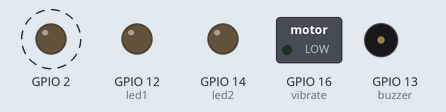
The sketch below on a simulated ESP8266 (NodeMCU). On the bench: switched loads named in the sketch (green lamp = pin HIGH), output pins drawn as LEDs (lit = HIGH), buzzer (waves = sounding, pin HIGH). Dashed ring = blinking. WiFi joins after 1.5 s; servers stay silent unless stated; what the sketch prints to the serial monitor is not drawn.

Above: at 2.9 s.
Timing chart, 0 to 6.3 s (numbered marks = the images above):
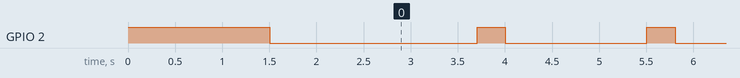

Measured:
- by itself, GPIO 2: repeats every 1.8 s: HIGH 0.30 s, LOW 1.5 s

The sketch:

sensor.ino
```cpp
#include <ESP8266WiFi.h>
#include <ESP8266WiFiMulti.h>

#ifndef STASSID
#define STASSID "farhan"
#define STAPSK  "22402240"
#endif

#define Name "sensor"

const char* ssid     = STASSID;
const char* password = STAPSK;

const char* host = "192.168.43.210";
const uint16_t port = 3000;

ESP8266WiFiMulti WiFiMulti;

WiFiClient client;
char rec;
bool led = false;;
void setup() {
  pinMode(12, OUTPUT); //led1
  pinMode(13, OUTPUT); //buzzer
  pinMode(14, OUTPUT); //led2
  pinMode(16, OUTPUT); //vibrate
  pinMode(2, OUTPUT);
  digitalWrite(2, 1);

  Serial.begin(115200);

  // We start by connecting to a WiFi network
  WiFi.mode(WIFI_STA);
  WiFiMulti.addAP(ssid, password);

  Serial.println();
  Serial.println();
  Serial.print("Wait for WiFi... ");

  while (WiFiMulti.run() != WL_CONNECTED) {
    Serial.print(".");
    delay(500);
  }

  Serial.println("");
  Serial.println("WiFi connected");
  Serial.print("IP address: ");
  Serial.println(WiFi.localIP());

  digitalWrite(2, 0);
  delay(500);
  while (!client.connect(host, port)) {
    Serial.println("connection...");
    delay(100);
  }
}


void loop() {
  while (!client.connected()){
    digitalWrite(2,1);
    delay(100);
    client.connect(host, port);
  }
  digitalWrite(2,0);
  if(client.available()){
    rec = client.read();
    Serial.println(rec);
    if(rec == 'L'){
      client.print(analogRead(A0));
    }
    else if(rec == 'N'){
      client.print(Name);
    }
  }
  delay(100);
}
```
